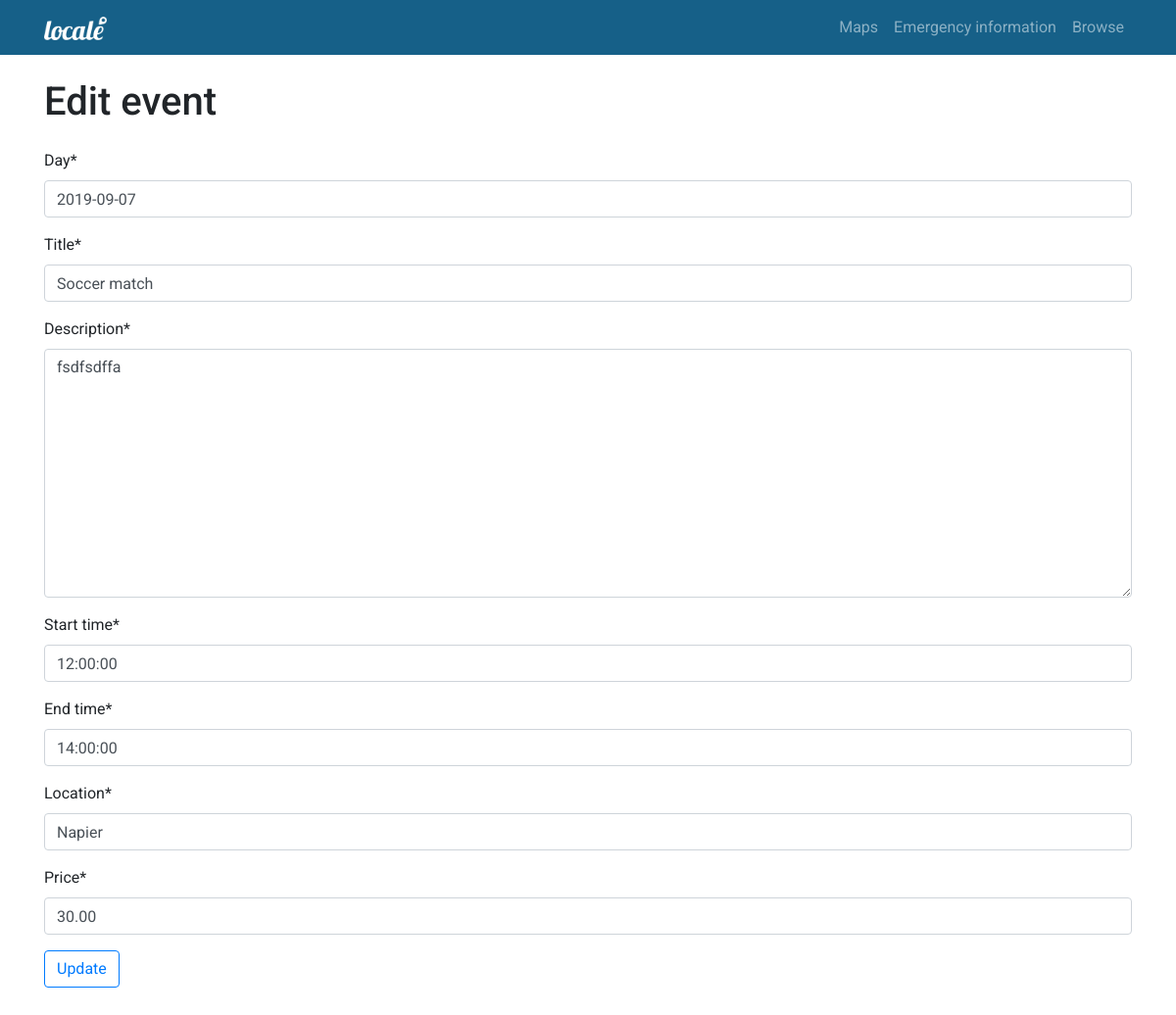
Before: /event/4/edit/ with the older database file.
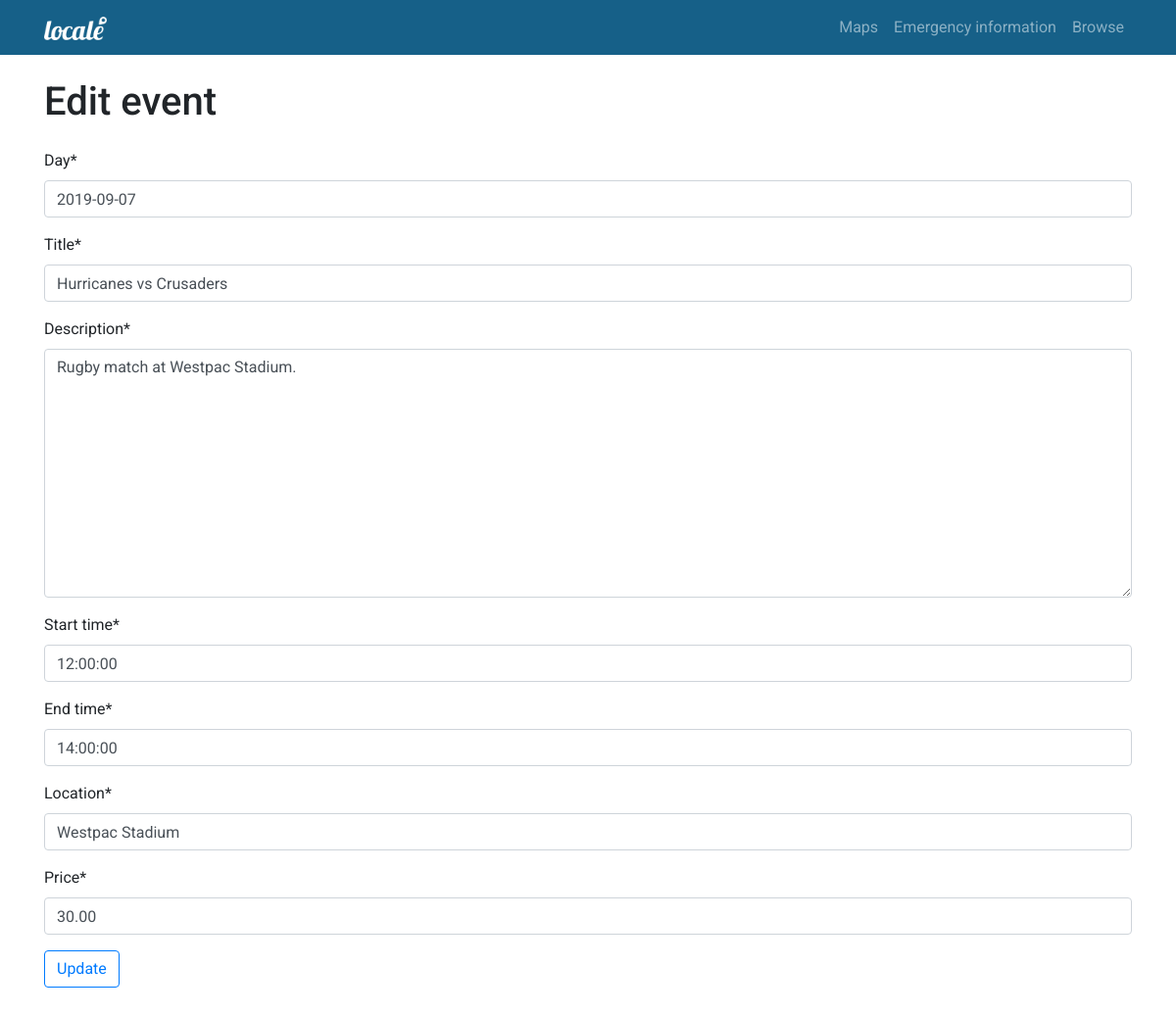
After: the same page with the newer database file.
### events/models.py (models this page shows, shortened)
class Event(models.Model):
    title = models.CharField(max_length=200)
    description = models.TextField()
    day = models.DateField()
    start_time = models.TimeField()
    end_time = models.TimeField()
    location = models.CharField(max_length=200)
    price = models.DecimalField(max_digits=6, decimal_places=2)

### events/views.py (the view)
# urls.py: path('event/<int:pk>/edit/', EventUpdateView.as_view(), name='event_edit'),
class EventUpdateView(UpdateView):
    model = Event
    template_name = 'event_edit.html'
    fields = ['day', 'title', 'description', 'start_time', 'end_time', 'location', 'price']

### templates/event_edit.html (shortened to what this page needs)
{% extends 'base.html' %}
{% load crispy_forms_tags %}
{% block content %}
    <h1>Edit event</h1>
    <form action="" method="post">
        {{ form|crispy }}
        <input class="btn btn-outline-primary" type="submit" value="Update">
    </form>
{% endblock content %}

Changed rows visible on the page:
changed Event: title "Soccer match" → "Hurricanes vs Crusaders"; description "fsdfsdffa" → "Rugby match at Westpac Stadium."; location "Napier" → "Westpac Stadium"
